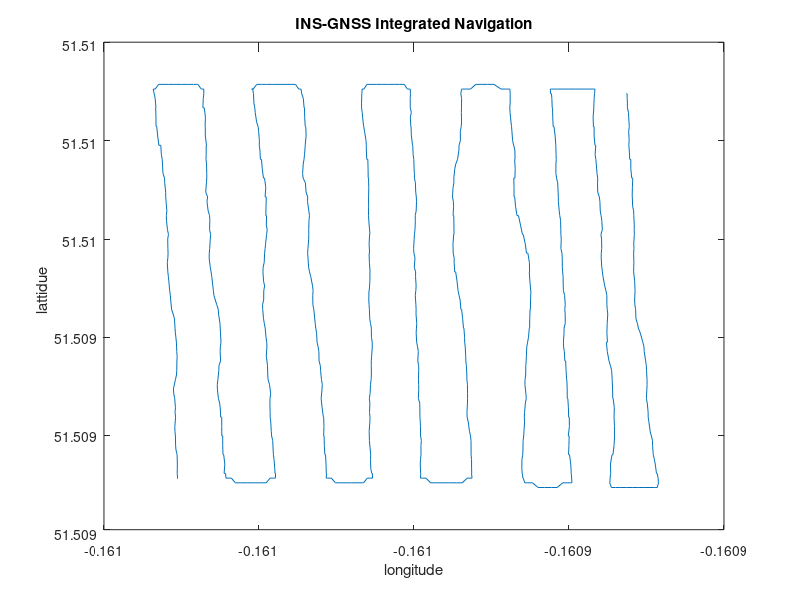

Here is the MATLAB script that generated this plot:
clear
a = load('GNSS_KF_output.csv');
b = load('Pure_INS.csv');

c = zeros(851,6);
c(:,1) = a(:,1);
c(:,2:6) = 0.65.*a(:,2:6) + 0.35.*b(:,2:6);

figure
plot(c(:,3),c(:,2));
title('INS-GNSS Integrated Navigation');
xlabel('longitude');
ylabel('lattidue');

dlmwrite('INS&GNSS_KF_output.csv',c,'precision',15);